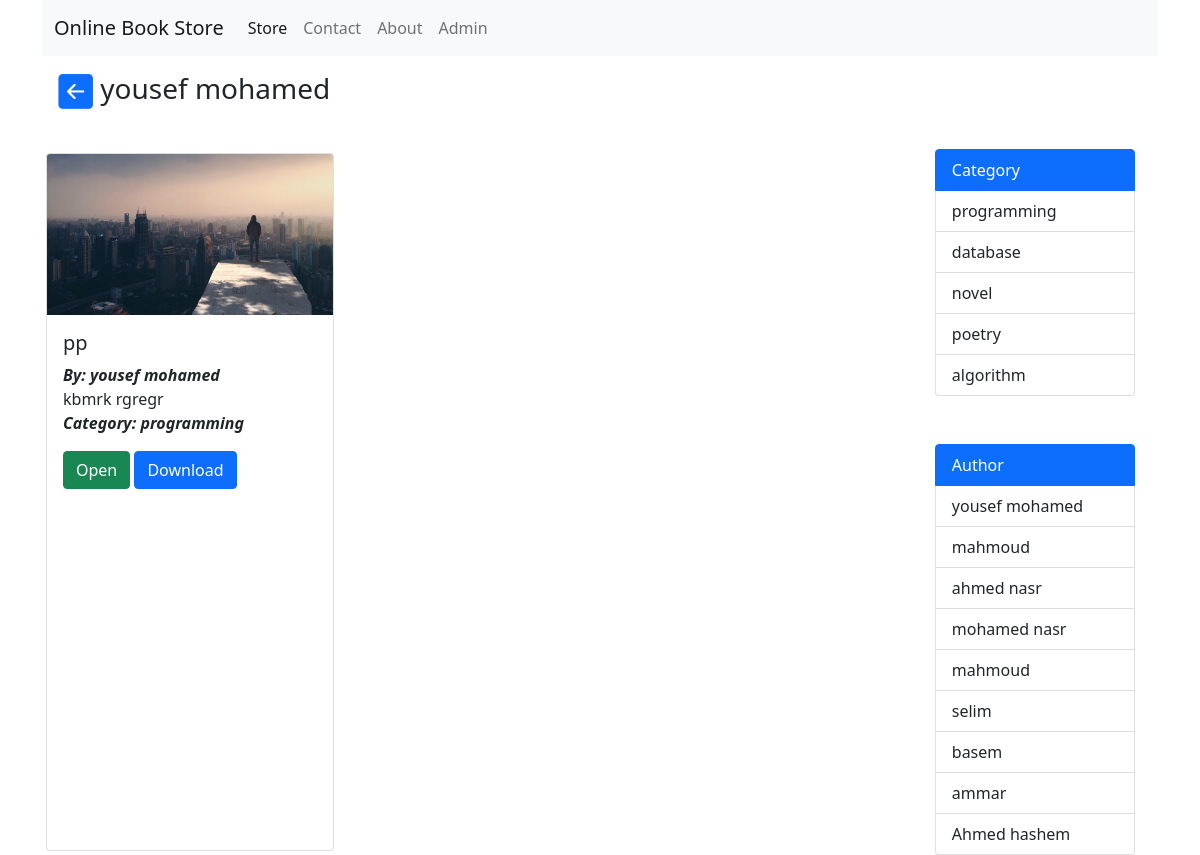
Screenshot of /author.php?id=1 (signed in) with the database file from the repository.
### tables this page shows
CREATE TABLE `authors` (
  `id` int(11) NOT NULL,
  `name` varchar(255) NOT NULL
);

CREATE TABLE `books` (
  `id` int(11) NOT NULL,
  `title` varchar(255) NOT NULL,
  `author_id` int(11) NOT NULL,
  `description` text NOT NULL,
  `category_id` int(11) NOT NULL,
  `cover` varchar(255) NOT NULL,
  `file` varchar(255) NOT NULL
);

CREATE TABLE `categories` (
  `id` int(11) NOT NULL,
  `name` varchar(255) NOT NULL
);

### php/functions.php (called while the page is built, shortened)
<?php
    function checkidauthors ($id , $conn ){
        $sql = "SELECT * FROM authors WHERE id=? ";
            $stmt = $conn ->prepare($sql);
            $stmt->execute([$id]);
            if ($stmt->rowCount() >= 1 ){
                return 1;
            }else{
                return 0;
            }
}
        function getallcategory ($conn){
            $sql = "SELECT * FROM categories ORDER BY id ASC";
            $stmt = $conn->prepare($sql);
            $stmt->execute();
                if ($stmt->rowcount() >= 1){
                    $categories = $stmt->fetchAll();
                }else {
                    $categories = 0;
                }
                return $categories;
        }
        function getallauthor ($conn){
            $sql = "SELECT * FROM authors ORDER BY id ASC";
            $stmt = $conn->prepare($sql);
            $stmt->execute();
                if ($stmt->rowcount() >= 1){
                    $authors = $stmt->fetchAll();
                }else {
                    $authors = 0;
                }
                return $authors;
        }
        function getauthorbyid ($id , $conn){
            $sql = "SELECT * FROM authors WHERE id= ?";
            $stmt = $conn->prepare($sql);
            $stmt->execute([$id]);
                if ($stmt->rowcount() == 1){
                    $author = $stmt->fetch();
                }else {
                    $author = 0;
                }
                return $author;
        }
        function getcategorybyid ($id , $conn){
            $sql = "SELECT * FROM categories WHERE id= ?";
            $stmt = $conn->prepare($sql);
            $stmt->execute([$id]);
                if ($stmt->rowcount() == 1){
                    $category = $stmt->fetch();
                }else {
                    $category = 0;
                }
                return $category;
        }

### author.php (the view, shortened to what this page needs)
<?php
    if (isset($_SESSION['user_id']) && isset($_SESSION['user_email'])) {
        if (isset($_GET['id'])){
			include "php/functions.php";
        include "db_conn.php";
			$author_id = filter_var( $_GET['id'] , FILTER_SANITIZE_NUMBER_INT);
			if (checkidauthors($author_id , $conn)){
        $categories =getallcategory($conn);
        $authors = getallauthor($conn);
            $author_name = getauthorbyid($author_id , $conn);
            $sql = "SELECT * FROM books WHERE author_id = ?";
            $stmt = $conn ->prepare($sql);
            $stmt->execute([$author_id]);
?>
<!DOCTYPE html>
<html lang="en">
<head>
	<link href="https://cdn.jsdelivr.net/npm/bootstrap@5.1.1/dist/css/bootstrap.min.css" rel="stylesheet">
    <link rel="stylesheet" href="css/style.css">
</head>
<body>
	<div class="container">
		<nav class="navbar navbar-expand-lg navbar-light bg-light">
		  <div class="container-fluid">
		    <a class="navbar-brand" href="index.php">Online Book Store</a>
		    <div class="collapse navbar-collapse"
		         id="navbarSupportedContent">
		      <ul class="navbar-nav me-auto mb-2 mb-lg-0">
		        <li class="nav-item">
		          <a class="nav-link active"
		             aria-current="page"
		             href="index.php">Store</a>
		        </li>
		        <li class="nav-item">
		          <a class="nav-link"
		             href="#">Contact</a>
		        </li>
		        <li class="nav-item">
		          <a class="nav-link"
		             href="#">About</a>
		        </li>
		        <li class="nav-item">
		          		          	<a class="nav-link"
		             href="admin.php">Admin</a>
		        </li>
		      </ul>
		    </div>
		  </div>
		</nav>
		<h1 class="display-4 p-3 fs-3">
			<a href="index.php"
			   class="nd">
				<img src="img/back-arrow.PNG"
				     width="35">
			</a>
		   <?=$author_name['name'];?>
        </h1>
                <?php
        if ($stmt->rowCount() >=1 ){
               $books = $stmt->fetchAll();
            }else{
                $books = [];
            }
                ?>
		<div class="d-flex pt-3">
			<div class="pdf-list d-flex flex-wrap">
            <?php
            foreach($books as $book ){
            ?>
                                <div class="card m-1">
                    <img src="uploads/cover/<?=$book['cover']; ?>"
                         class="card-img-top">
                    <div class="card-body">
                        <h5 class="card-title">
                            <?=$book['title'] ?></h5>
                        <p class="card-text">
                        <?php
                        $author_id = $book['author_id'];
                        if (checkidauthors($author_id , $conn)){
                            if (getauthorbyid($author_id , $conn) != 0){
                                $author_name = getauthorbyid($author_id , $conn)['name'];
                            }else{
                                $author_name = "author name is not found!";
                            }
                        }else{
                            $author_name = "author id is not found";
                        }
                        ?>
                            <i><b>By: <?=$author_name;?> <br></b></i>
							<?=$book['description']; ?>
                            <?php
                        $Category_id = $book['category_id'];
                        if (checkidcategories($Category_id , $conn)){
                            if (getcategorybyid($Category_id , $conn) != 0){
                                $Category_name = getcategorybyid($Category_id , $conn)['name'];
                            }else{
                                $Category_name = "Category name is not found!";
                            }
                        }else{
                            $Category_name = "Category id is not found";
                        }
                        ?>
                            <br><i><b>Category: <?=$Category_name;?><br></b></i>
						</p>
                       <a href="uploads/files/<?=$book['file'];?>"
                          class="btn btn-success">Open</a>
                        <a href="uploads/files/<?=$book['file']; ?>"
                          class="btn btn-primary"
                          download="<?=$book['title']?>">Download</a>
                                </div>
                                </div>
                        <?php } ?>
                    </div>
                        <div class="category">
                <div class="list-group">
                <a href="#"
                   class="list-group-item list-group-item-action active">Category</a>
                <?php
                if ($categories !=0 ){
                    foreach ($categories as $category){  ?>
                   <a href="category.php?id=<?=$category['id']; ?>"
                      class="list-group-item list-group-item-action">
                      <?=$category['name']; ?></a>
<?php
                    }
                }else{ ?>
                   <a href="#"
                      class="list-group-item list-group-item-action">
                     <small> <?php echo "the category is element!"; ?></a></small>
                      <?php  } ?>
                </div>
			<div class="list-group mt-5">
								<a href="#"
				   class="list-group-item list-group-item-action active">Author</a>
				   <?php
                if ($authors !=0 ){
                    foreach ($authors as $author){  ?>
                   <a href="author.php?id=<?=$author['id']; ?>"
                      class="list-group-item list-group-item-action">
                      <?=$author['name']; ?></a>
<?php
                    }
                }else{ ?>
                   <a href="#"
                      class="list-group-item list-group-item-action">
                     <small> <?php echo "the author is element!"; ?></a></small>
                      <?php  } ?>
                </div>
                </div>
	</div>
</body>
</html>
<?php
        }else{
            header("location: index.php");
            exit();
        }
            }else{
                header("Location: index.php");
            exit;
            }
                }else{
                header("location: login.php");
                exit();
                }
        ?>

### css/style.css (style rules this page uses)
.pdf-list { width: 80%; }
.card { width: 18rem; }
.category .list-group { width: 200px; }
.nd { text-decoration: none; }

### rows the page displays
authors: name "yousef mohamed"
books: cover (picture), title "pp", author.name "yousef mohamed", description "kbmrk rgregr", category.name "programming"
categories: name "programming"
categories: name "database"
categories: name "novel"
categories: name "poetry"
categories: name "algorithm"
authors: name "mahmoud"
authors: name "ahmed nasr"
authors: name "mohamed nasr"
authors: name "mahmoud"
authors: name "selim"
authors: name "basem"
authors: name "ammar"
authors: name "Ahmed hashem"
